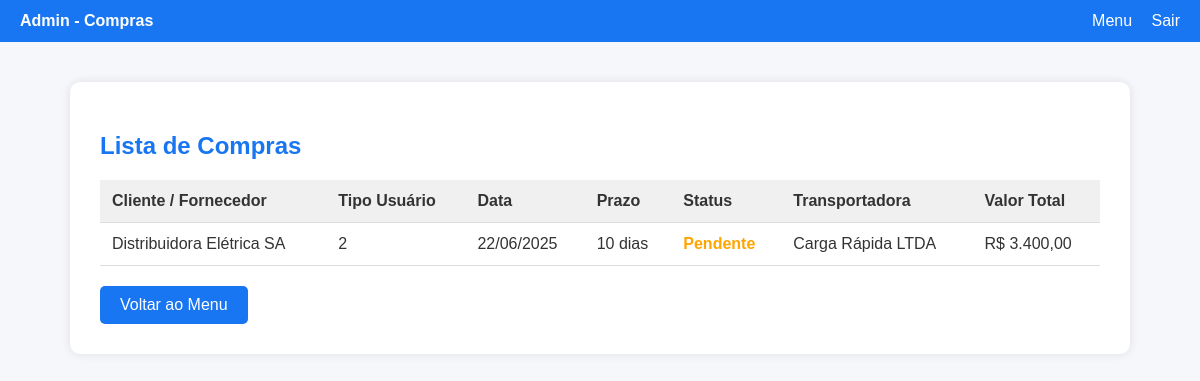
The app's page /Projeto/MVSinfo/Projeto/php/area-admin/operações/admin-operacoes.php?tipo=compra (signed in) with its own data.
### tables this page shows
CREATE TABLE operacao (
    id_operacao INT PRIMARY KEY AUTO_INCREMENT,
    fk_usuario_id_usuario INT,
    data_operacao DATE,
    prazo_entrega VARCHAR(50),
    data_pagamento DATE,
    status_pagamento VARCHAR(50),
    valor_total_compra DECIMAL(10,2),
    fk_transportadora_id_transportadora INT,
    fk_tipo_operacao_id_tipo_operacao INT,
    FOREIGN KEY (fk_usuario_id_usuario) REFERENCES usuario(id_usuario),
    FOREIGN KEY (fk_transportadora_id_transportadora) REFERENCES transportadora(id_transportadora),
    FOREIGN KEY (fk_tipo_operacao_id_tipo_operacao) REFERENCES tipo_operacao(id_tipo_operacao)
);

CREATE TABLE usuario (
    id_usuario INT PRIMARY KEY AUTO_INCREMENT,
    cnpj VARCHAR(18),
    razao_social VARCHAR(255),
    inscricao_estadual VARCHAR(20),
    contato VARCHAR(100),
    telefone VARCHAR(20),
    email VARCHAR(100),
    tipo_usuario INT,
    cep VARCHAR(10),
    logradouro VARCHAR(100),
    numero INT,
    complemento VARCHAR(50),
    bairro VARCHAR(50),
    cidade VARCHAR(50),
    estado VARCHAR(2),
    login VARCHAR(50),
    senha VARCHAR(100),
    FOREIGN KEY (tipo_usuario) REFERENCES tipoUsuario(id_tipo_usuario)
);

CREATE TABLE transportadora (
    id_transportadora INT PRIMARY KEY AUTO_INCREMENT,
    descricao VARCHAR(100),
    data_entrega DATE,
    valor DECIMAL(10,2),
    tipo_transportadora VARCHAR(50)
);

### Projeto/MVSinfo/Projeto/php/area-admin/operações/admin-operacoes.php (the view, shortened to what this page needs)
<?php
$conexao = new Conexao();
$pdo = $conexao->getPdo();
$tipo = strtolower($_GET['tipo'] ?? '');
$sqlTipo = "SELECT id_tipo_operacao FROM tipo_operacao WHERE LOWER(descricao) = :tipo";
$stmtTipo = $pdo->prepare($sqlTipo);
$stmtTipo->execute([':tipo' => $tipo]);
$tipoId = $stmtTipo->fetchColumn();
$sqlOperacoes = "
    SELECT o.id_operacao, o.data_operacao, o.prazo_entrega, o.status_pagamento, o.valor_total_compra,
           u.razao_social AS cliente_fornecedor, u.tipo_usuario, t.descricao AS transportadora
    FROM operacao o
    JOIN usuario u ON o.fk_usuario_id_usuario = u.id_usuario
    LEFT JOIN transportadora t ON o.fk_transportadora_id_transportadora = t.id_transportadora
    WHERE o.fk_tipo_operacao_id_tipo_operacao = :tipoId
";
$sqlOperacoes .= " ORDER BY o.data_operacao DESC";
$stmt = $pdo->prepare($sqlOperacoes);
$stmt->execute([':tipoId' => $tipoId]);
$operacoes = $stmt->fetchAll(PDO::FETCH_ASSOC);
?>
<!DOCTYPE html>
<html lang="pt-BR">
<head>
    <link rel="stylesheet" href="../css/styles.css">
</head>
<body>
    <div class="navbar">
        <strong>Admin - <?= ucfirst($tipo) ?>s</strong>
        <div>
            <a href="../area-admin.php">Menu</a>
            <a href="../../logout.php">Sair</a>
        </div>
    </div>
    <div class="container">
        <h2>Lista de <?= ucfirst($tipo) ?>s</h2>
        <?php if (count($operacoes) > 0): ?>
            <table>
                <thead>
                    <tr>
                        <th>Cliente / Fornecedor</th>
                        <th>Tipo Usuário</th>
                        <th>Data</th>
                        <th>Prazo</th>
                        <th>Status</th>
                        <th>Transportadora</th>
                        <th>Valor Total</th>
                    </tr>
                </thead>
                <tbody>
                    <?php foreach ($operacoes as $op): ?>
                        <tr>
                            <td><?= htmlspecialchars($op['cliente_fornecedor']) ?></td>
                            <td><?= htmlspecialchars($op['tipo_usuario']) ?></td>
                            <td><?= date('d/m/Y', strtotime($op['data_operacao'])) ?></td>
                            <td><?= htmlspecialchars($op['prazo_entrega']) ?></td>
                            <td class="status <?= htmlspecialchars($op['status_pagamento']) ?>"><?= htmlspecialchars($op['status_pagamento']) ?></td>
                            <td><?= htmlspecialchars($op['transportadora'] ?? '-') ?></td>
                            <td>R$ <?= number_format($op['valor_total_compra'], 2, ',', '.') ?></td>
                        </tr>
                    <?php endforeach; ?>
                </tbody>
            </table>
        <?php else: ?>
            <p>Nenhuma operação encontrada para esse tipo.</p>
        <?php endif; ?>
        <a href="../area-admin.php" class="btn-voltar">Voltar ao Menu</a>
    </div>
</body>
</html>

### Projeto/MVSinfo/Projeto/css/styles.css (style rules this page uses)
body { font-family: 'Segoe UI', Tahoma, Geneva, Verdana, sans-serif; background-color: #f9f9f9; color: #333; margin: 0; padding: 0; }
:root { --primary-color: #007bc1; --secondary-color: #f1f1f1; --dark-color: #111; }
.navbar { background-color: var(--primary-color); }

### Projeto/MVSinfo/Projeto/php/area-admin/operações/admin-operacoes.php (style rules this page uses)
body { font-family: Arial, sans-serif; background: #f5f7fa; margin: 0; }
.navbar { background: #1976f2; color: white; padding: 12px 20px; display: flex; justify-content: space-between; align-items: center; }
.navbar a { color: white; text-decoration: none; margin-left: 15px; }
.container { max-width: 1000px; margin: 40px auto; background: white; padding: 30px; border-radius: 10px; box-shadow: 0 0 10px rgba(0,0,0,0.1); }
h2 { color: #1976f2; margin-bottom: 20px; }
table { width: 100%; border-collapse: collapse; }
th, td { padding: 12px; border-bottom: 1px solid #ddd; text-align: left; }
th { background-color: #f0f0f0; }
.status { font-weight: bold; text-transform: capitalize; }
.status.Pendente { color: orange; }
.btn-voltar { margin-top: 20px; padding: 10px 20px; background-color: #1976f2; color: white; text-decoration: none; border-radius: 5px; display: inline-block; }

### records on screen
operacao: fk_usuario_id_usuario.razao_social "Distribuidora Elétrica SA", fk_usuario_id_usuario.tipo_usuario "2", data_operacao "22/06/2025", prazo_entrega "10 dias", status_pagamento "Pendente", fk_transportadora_id_transportadora.descricao "Carga Rápida LTDA", valor_total_compra "3.400,00"

### other values on screen
$tipo "Compra"
